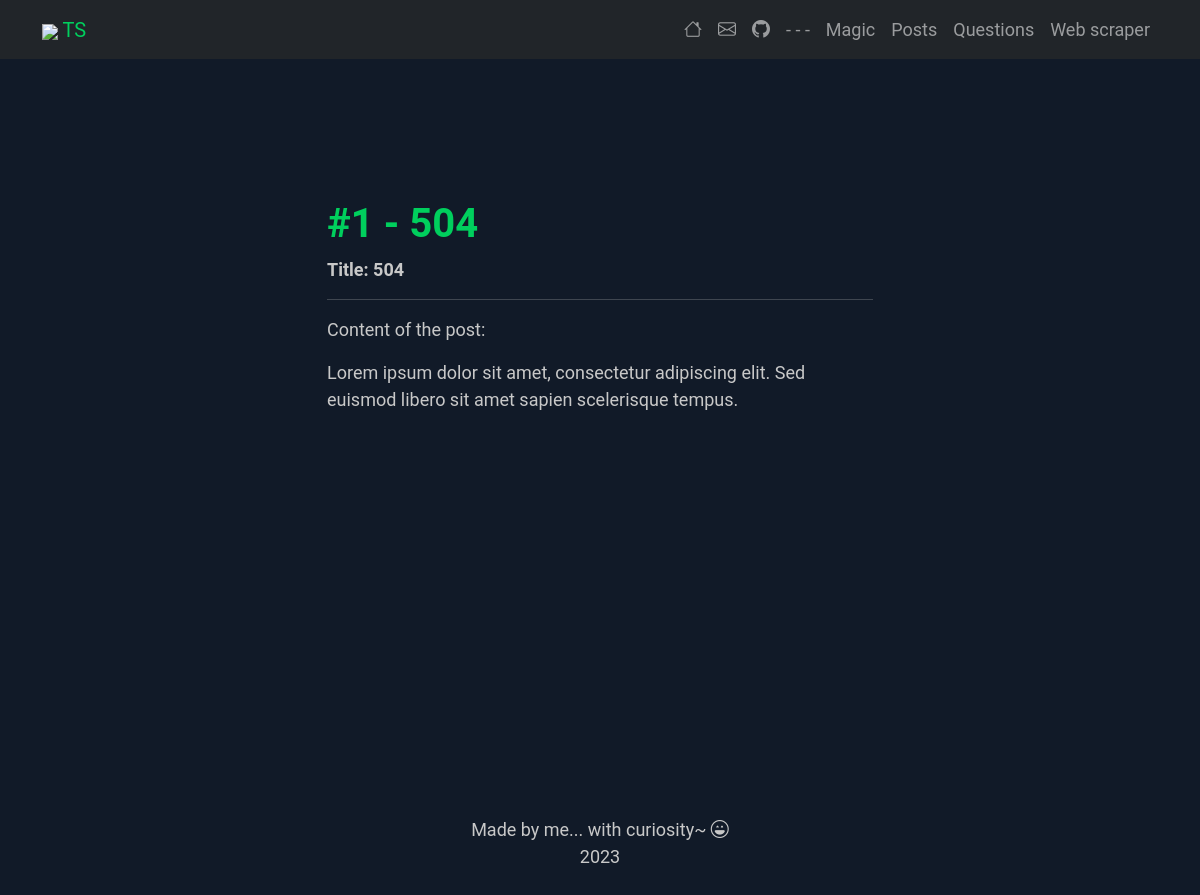
Page /posts/1/ on the earlier database version.
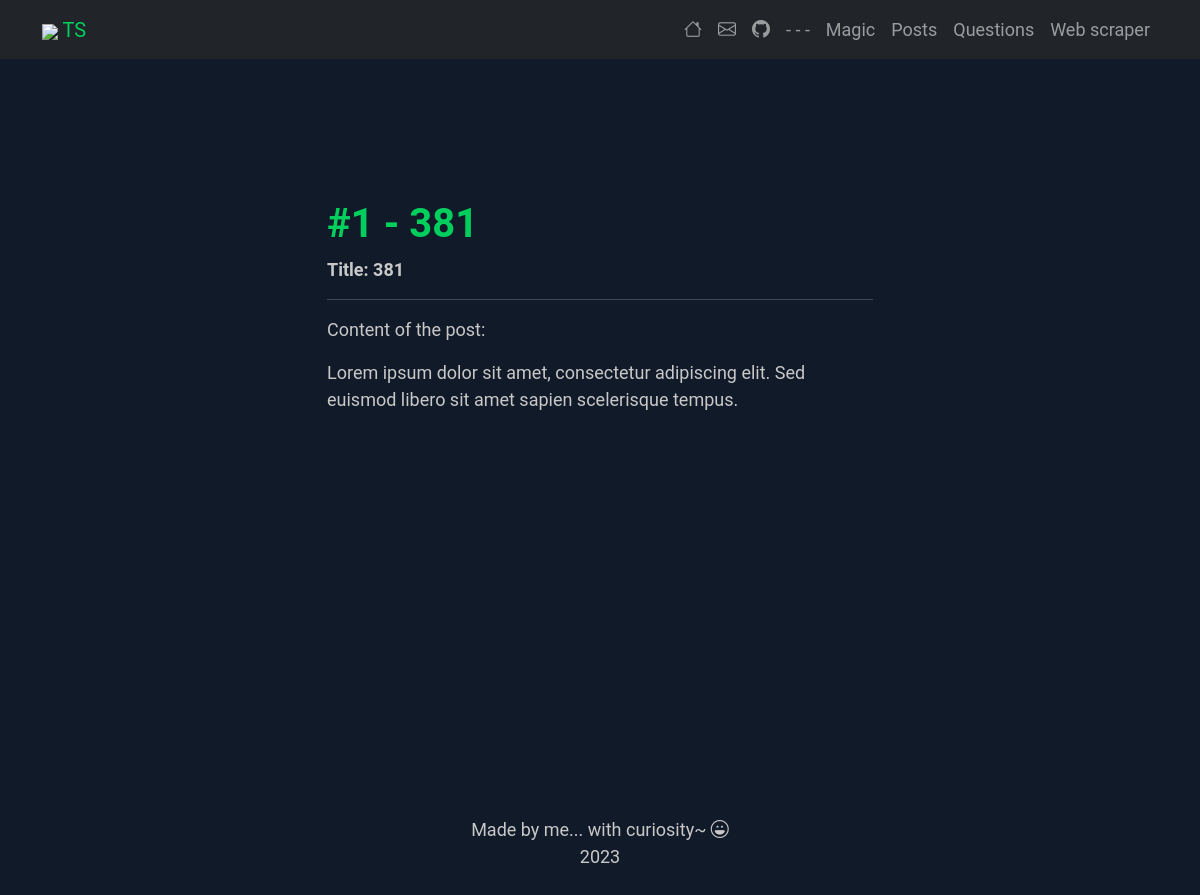
Same page on the later database version.
### app/models/post.py (models this page shows, shortened)
class Post(db.Model):
    id = db.Column(db.Integer, primary_key=True)
    title = db.Column(db.String(150))
    content = db.Column(db.Text)

### app/posts/routes.py (the view)
@bp.route("/<int:post_id>/")
def single_post(post_id):
    single_post = Post.query.get_or_404(post_id)
    return render_template("posts/single_post.html", single_post=single_post)

### app/templates/posts/single_post.html
{% extends 'base.html' %}
{% block content %}
<section class="parallax-block">
    <div class="row justify-content-center">
        <div class="col-lg-6">
            <span class="title">
                <h1>{% block title %} #{{ single_post.id }} - {{ single_post.title }}{% endblock %}</h1>
            </span>
            <div class="content">
                <div class="single_post">
                    <p><b>Title: {{ single_post.title }}</b></p>
                    <hr>
                    <p>Content of the post:</p>
                    <p>{{ single_post.content }}</p>
                </div>
            </div>
        </div>
    </div>
</section>
{% endblock %}

Differences in the rows shown:
changed Post id 1: title "504" → "381"
